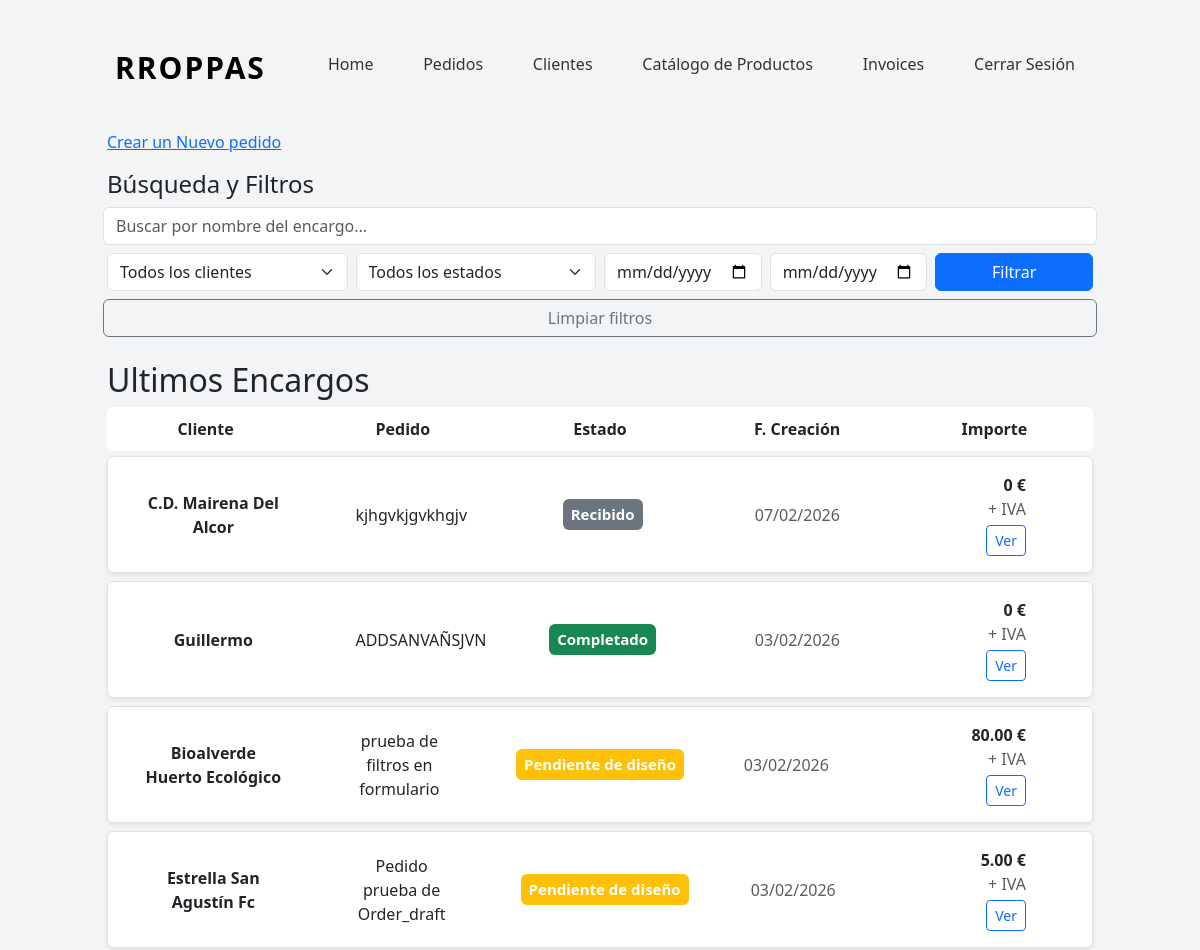
The page /orders/list/ (signed in, upper part) on the database as committed earlier.
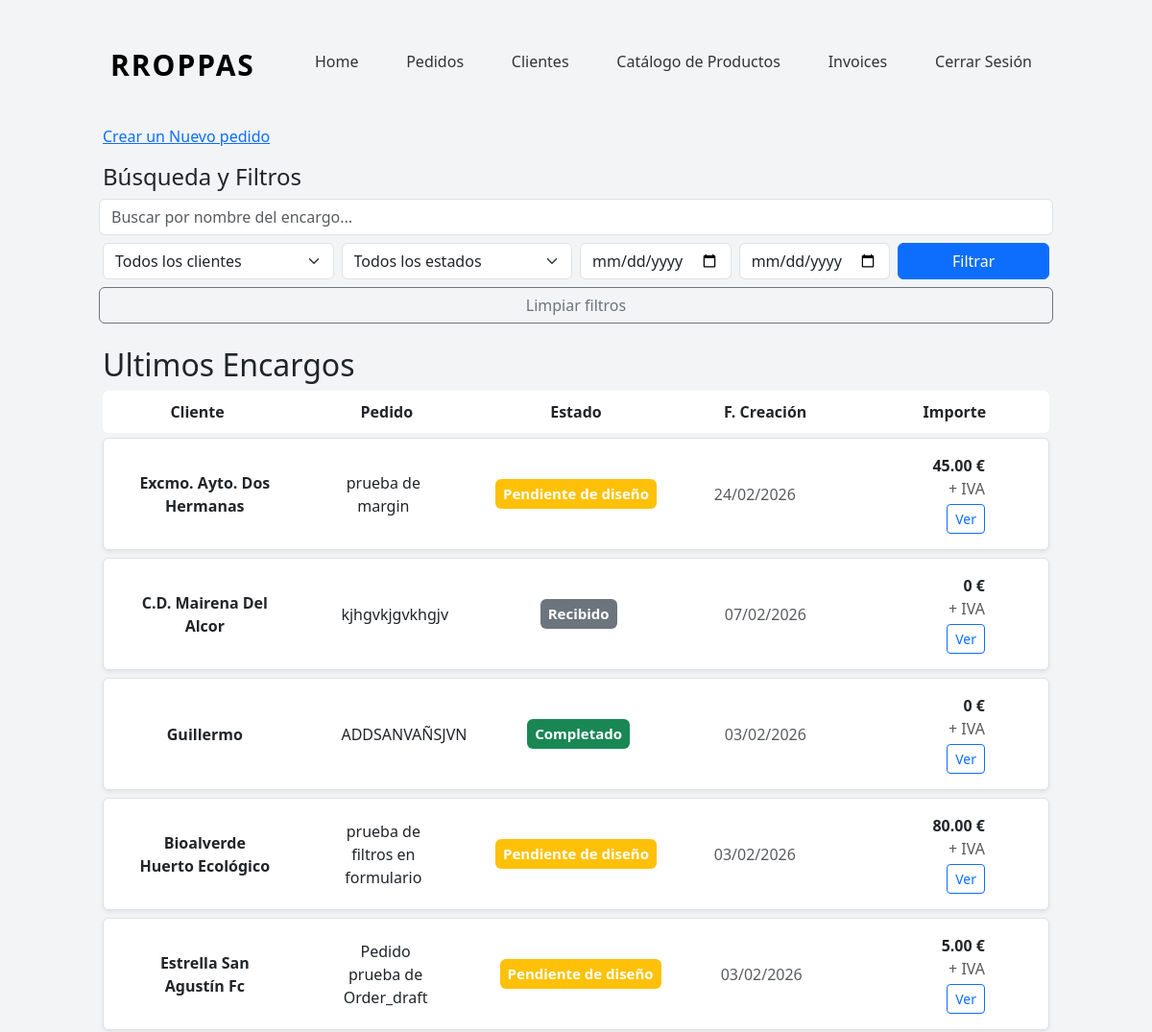
The same page on the database as committed later.
### orders/models.py (models this page shows, shortened)
class Order(models.Model):
    class OrderStatus(models.TextChoices):
        RECEIVED = "RECEIVED", "Recibido"
        PENDING_DESIGN = "PENDING_DESIGN", "Pendiente de diseño"
        DESIGN_READY = "DESIGN_READY", "Diseño confirmado"
        IN_PRODUCTION = "IN_PRODUCTION", "En producción"
        COMPLETED = "COMPLETED", "Completado"
        DELIVERED = "DELIVERED", "Entregado"
        CANCELLED = "CANCELLED", "Cancelado"
    class OrderType(models.TextChoices):
        LARGE = 'LARGE', 'Encargo Importante'
        SMALL = 'SMALL', 'Encargo de Mostrador'
    client = models.ForeignKey(
        Client,
        on_delete=models.PROTECT,
        related_name='orders',
    )
    title = models.CharField(
        max_length=50,
        help_text='Descripcion corta del Pedido',
        verbose_name='Nombre del encargo',
    )
    status = models.CharField(
        verbose_name='Estado',
        choices=OrderStatus,
        default=OrderStatus.PENDING_DESIGN,
    )
    order_type =models.CharField(
        verbose_name='Tipo de pedido',
        choices=OrderType,
    )
    notes = models.TextField(blank=True, null=True)
    delivery_date = models.DateField(blank=True, null=True)
    created_at = models.DateTimeField(auto_now_add=True)
    updated_at = models.DateTimeField(auto_now=True)
    sent_at = models.DateField(blank=True, null=True)
    def total_price(self):
        return sum(
            item.unit_price * item.quantity
            for item in self.items.all()
        )
    def status_color(self):
        return {
            self.OrderStatus.RECEIVED: 'secondary',
            self.OrderStatus.PENDING_DESIGN: 'warning',
            self.OrderStatus.DESIGN_READY: 'info',
            self.OrderStatus.IN_PRODUCTION: 'primary',
            self.OrderStatus.COMPLETED: 'success',
            self.OrderStatus.DELIVERED: 'dark',
            self.OrderStatus.CANCELLED: 'danger',
        }.get(self.status, 'secondary')

class OrderItem(models.Model):
    order = models.ForeignKey(
        Order,
        on_delete=models.CASCADE,
        related_name='items',
    )
    product = models.ForeignKey(
        Product,
        on_delete=models.PROTECT,
    )
    variant = models.ForeignKey(
        ProductVariant,
        on_delete=models.PROTECT,
    )
    quantity = models.PositiveIntegerField(
        default=1,
    )
    unit_price = models.DecimalField(
        max_digits=10,
        decimal_places=2,
        help_text="Precio unitario sin IVA",
        verbose_name='Precio presupuestado',
    )
    notes = models.CharField(
        max_length=255,
        blank=True,
    )

### clients/models.py (models this page shows, shortened)
class Client(models.Model):
    TIPOS_CLIENTE = [
        ("club deportivo", "Club deportivo"),
        ("colegio", "Colegio"),
        ("ayuntamiento", "Ayuntamiento"),
        ("universidad", "Universidad"),
        ("empresa", "Empresa"),
        ("particular", "Particular"),
    ]
    name = models.CharField(
        verbose_name='Nombre',
        max_length=255,
    )
    tipo = models.CharField(
        verbose_name='Tipo de Cliente',
        choices=TIPOS_CLIENTE
    )
    cif_nif = models.CharField(
        verbose_name='CIF/NIF',
        max_length=20,
        blank=True,
        null=True,
    )
    t_number = models.CharField(
        verbose_name='Nº teléfono',
        max_length=30,
        null=True,
        blank=True
    )
    email= models.EmailField(
        blank=True,
    )
    direccion=models.TextField(
        verbose_name='Direccion',
        max_length=100,
        blank=True,
        null=True,
    )
    other=models.TextField(
        verbose_name='Otra información',
        blank=True,
        null=True,
    )
    created_at=models.DateTimeField(
        verbose_name='Fecha de Creación',
        default=timezone.now,
        )

### orders/views.py (the view)
# urls.py: path('list/', OrderListView.as_view(), name='orders'),
@method_decorator(login_required, name='dispatch')
class OrderListView(ListView):
    model = Order
    template_name = 'orders/orders.html'
    context_object_name = 'orders'
    def get_queryset(self):
        qs = Order.objects.select_related('client')
        search = self.request.GET.get('q')
        if search:
            qs = qs.filter(title__icontains = search)
        client = self.request.GET.get('client')
        if client:
            qs = qs.filter(client__id=client)
        status = self.request.GET.get('status')
        if status:
            qs = qs.filter(status=status)
        created_from = self.request.GET.get('created_from')
        if created_from:
            qs = qs.filter(created_at__date__gte=created_from)
        created_to = self.request.GET.get('created_to')
        if created_to:
            qs= qs.filter(created_at__date__lte=created_to)
        delivery_from = self.request.GET.get('delivery_from')
        if delivery_from:
            qs = qs.filter(delivery_date__gte=delivery_from)
        delivery_to = self.request.GET.get("delivery_to")
        if delivery_to :
            qs = qs.filter(delivery_date__lte=delivery_to)
        return qs.order_by("-created_at")
    def get_context_data(self, **kwargs):
        context = super().get_context_data(**kwargs)
        context["clients"] = Order._meta.get_field("client").remote_field.model.objects.all()
        context['status'] = Order.OrderStatus.choices
        return context

### mini_erp/templates/orders/orders.html (shortened to what this page needs)
{% extends "general/layout.html" %}
{% block contenido %}
      <div class="container">
      {% load static %}
      <link rel="stylesheet" href="{% static 'orders/css/orders.css' %}">
         <section>
               <div class="row">
                     <div class="col-12">
                        <p class="mb-3">
                           <a href="{% url 'orders:order_create' %}">Crear un Nuevo pedido</a>
                        </p>
                     </div>
               </div>
               <div class="row">
                  <div class="col-12">
                     <h4>Búsqueda y Filtros</h4>
                     {% include "_includes/_orders/_order_filters.html" %}
                     <h2 class="mt-4">Ultimos Encargos</h2>
                     <div class="order columns">
                        <div>Cliente</div>
                        <div>Pedido</div>
                        <div>Estado</div>
                        <div>F. Creación</div>
                        <div>Importe</div>
                     </div>
                     {% for order in orders  %}
                           {% include "_includes/_orders/_order_row.html" %}
                     {% endfor %}
                  </div>
               </div>
         </section>
      </div
{% endblock %}

### mini_erp/templates/_includes/_orders/_order_row.html
<div class="order-row d-flex gap-3 align-items-center p-3 mb-2 shadow-sm border rounded">
    {% load static %}
    <link rel="stylesheet" href="{% static 'orders/css/orders.css' %}">
    <div class="col-2 fw-bold">
        {{ order.client.name }}
    </div>
    <div class="col-3">
        {{ order.title }}
    </div>
    <div class="col-2">
        <span class="badge bg-{{ order.status_color }}">
            {{ order.get_status_display }}
        </span>
    </div>
    <div class="col-2 text-muted">
        {% if order.created_at %}
            {{ order.created_at|date:"d/m/Y" }}
        {% else %}
            Sin definir
        {% endif %}
    </div>
    <div class="col-auto text-end">
        <div class="order-price fw-bold">{{ order.total_price }} €</div>
        <div class="text-muted BIG">+ IVA</div>
        <a href="{% url 'orders:order_detail' order.pk %}"
           class="btn btn-sm btn-outline-primary mt-1">
            Ver
        </a>
    </div>
</div>

Rows that differ between the two databases and show on the page:
added Order: client.name "Excmo. Ayto. Dos Hermanas", title "prueba de margin", status "Pendiente de diseño", created_at "24/02/2026", total_price "45.00"
